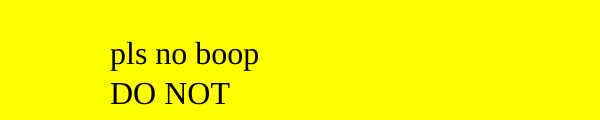
Frame 1 (no input)
Frame 60 (no input): identical to frame 1, image omitted
Frame 120 (the mouse pressed at the canvas centre since frame 60): identical to frame 1, image omitted

The p5.js sketch that drew this single still picture (run headless with seeded random() and noise() and a simulated clock; from frame 60 on, the mouse is pressed at the canvas centre):

// p5.js sketch
// ── sketch.js
function setup() {
  createCanvas(600, 120);
  textFont("Source Code Pro");
  textSize(24);
}

function draw() {
  background(255, 255, 0);
  textSize(32);
  text("pls no boop DO NOT", 110, 40, 200, 100);
}
